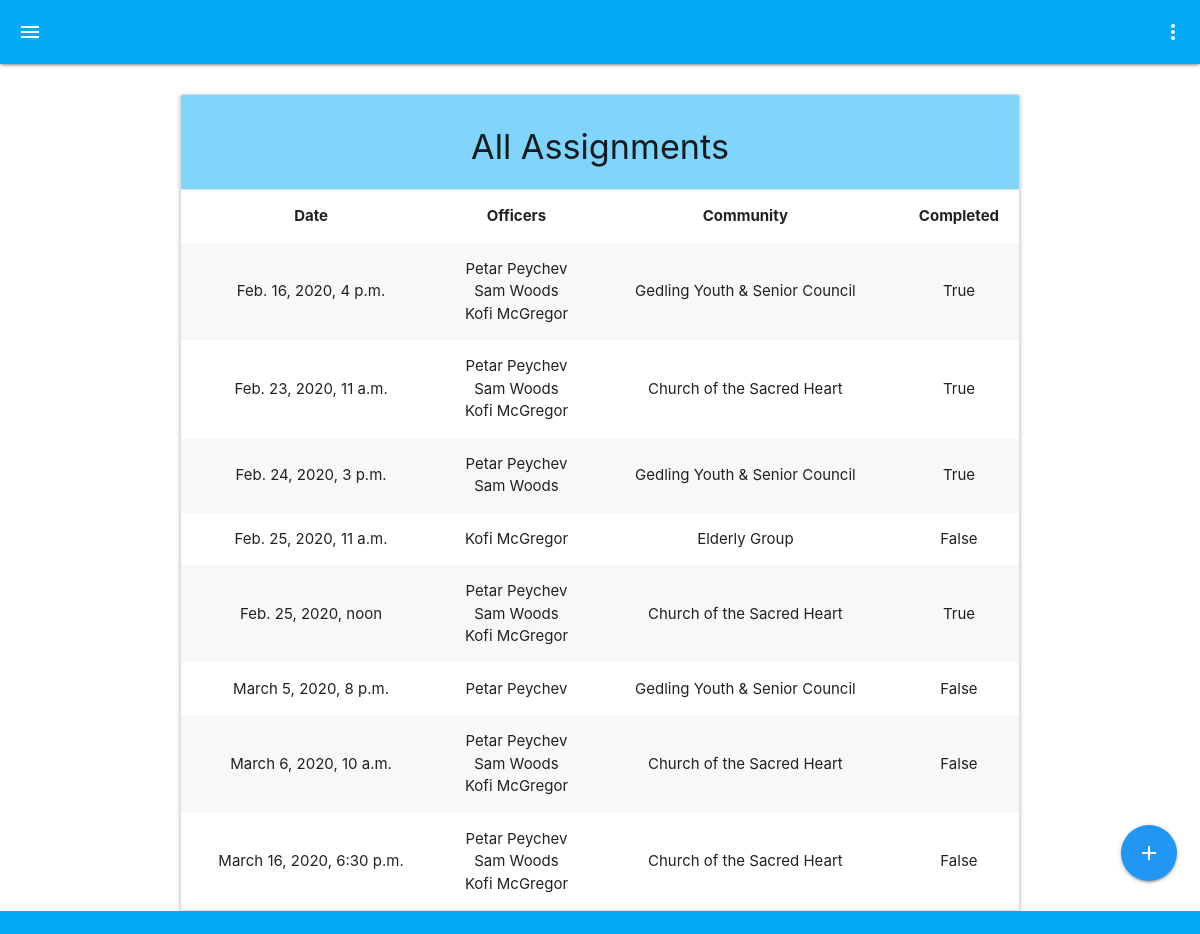
The page /assignments (signed in) on the database as committed earlier.
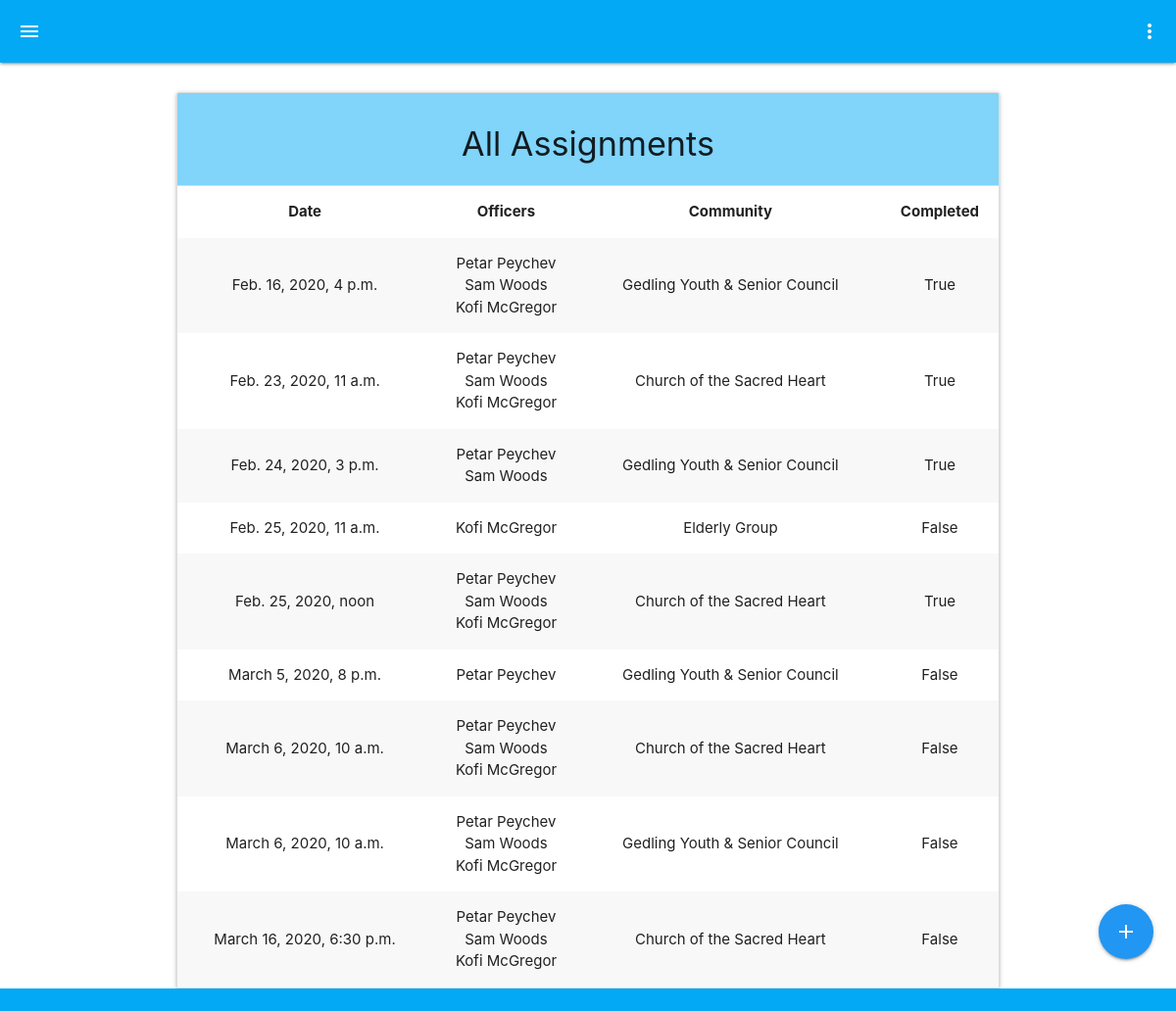
The same page on the database as committed later.
### cepf/models.py (models this page shows, shortened)
class Appointment(models.Model):
    date = models.DateTimeField()
    officers = models.ManyToManyField(Officer)
    community = models.ForeignKey(Community, on_delete=models.CASCADE)
    is_completed = models.BooleanField(default=False)
    feedback = models.ForeignKey(Feedback, on_delete=models.SET_NULL, null=True)
    notes = models.TextField(default='')
    class Meta:
        db_table= 'Appointment'
        verbose_name_plural = 'Appointment'

class Officer(AbstractUser):
    class Meta:
        db_table = 'Officer'
        verbose_name_plural = 'Officer'

class Community(models.Model):
    name = models.CharField(max_length=50)
    type = models.CharField(max_length=50)
    location = models.CharField(max_length=100)
    communication_channel = models.CharField(max_length=50)
    engagement_period = models.CharField(max_length=5)
    engagement_period_multipler = models.IntegerField()
    class Meta:
        db_table = 'Community'
        verbose_name_plural = 'Community'

### cepf/views.py (the view)
# urls.py: path('assignments', views.assignments, name='assignments'),
@login_required(login_url='/auth/login/')
@staff_member_required
def assignments(request):
    items = Appointment.objects.all().order_by('date')
    return render(request, 'assignments.html', {'items': items})

### templates/assignments.html (shortened to what this page needs)
{% extends 'base.html' %}
{% load static %}
{% block head %}
<link rel="stylesheet" href="{% static 'css/assignments.css' %}">
{% endblock %}
{% block content %}
<main>
        <div class="container">
                <ul class="collapsible collection with-header">
                        <li class="collection-header light-blue lighten-3">
                                <h4 class="center-align">
                                        All Assignments
                                </h4>
                        </li>
                        <li class="scrollable">
                                <table class="striped centered">
                                        <thead>
                                                <tr>
                                                <th>Date</th>
                                                <th>Officers</th>
                                                <th>Community</th>
                                                <th>Completed</th>
                                                </tr>
                                        </thead>
                                        <tbody>
                                                {% for item in items %}
                                                <tr>
                                                        <td>{{ item.date }}</td>
                                                        <td>
                                                                {% for officer in item.officers.all %}
                                                                {{ officer.first_name }} {{ officer.last_name }} <br>
                                                                {% endfor %}
                                                        </td>
                                                        <td>{{ item.community.name }}</td>
                                                        <td>{{ item.is_completed }}</td>
                                                </tr>
                                                {% endfor %}
                                        </tbody>
                                </table>
                        </li>
                </ul>
        </div>
        <div class="fixed-action-btn">
                <a href="{% url 'assign' %}" class="btn-floating blue btn-large" id="add-button">
                <i class="material-icons">add</i>
                </a>
        </div>
</main>
{% endblock %}

Rows that differ between the two databases and show on the page:
added Appointment: date "March 6, 2020, 10 a.m.", community.name "Gedling Youth & Senior Council", is_completed "False", Officer (first_name "Petar", last_name "Peychev"), Officer (first_name "Sam", last_name "Woods"), Officer (first_name "Kofi", last_name "McGregor")
